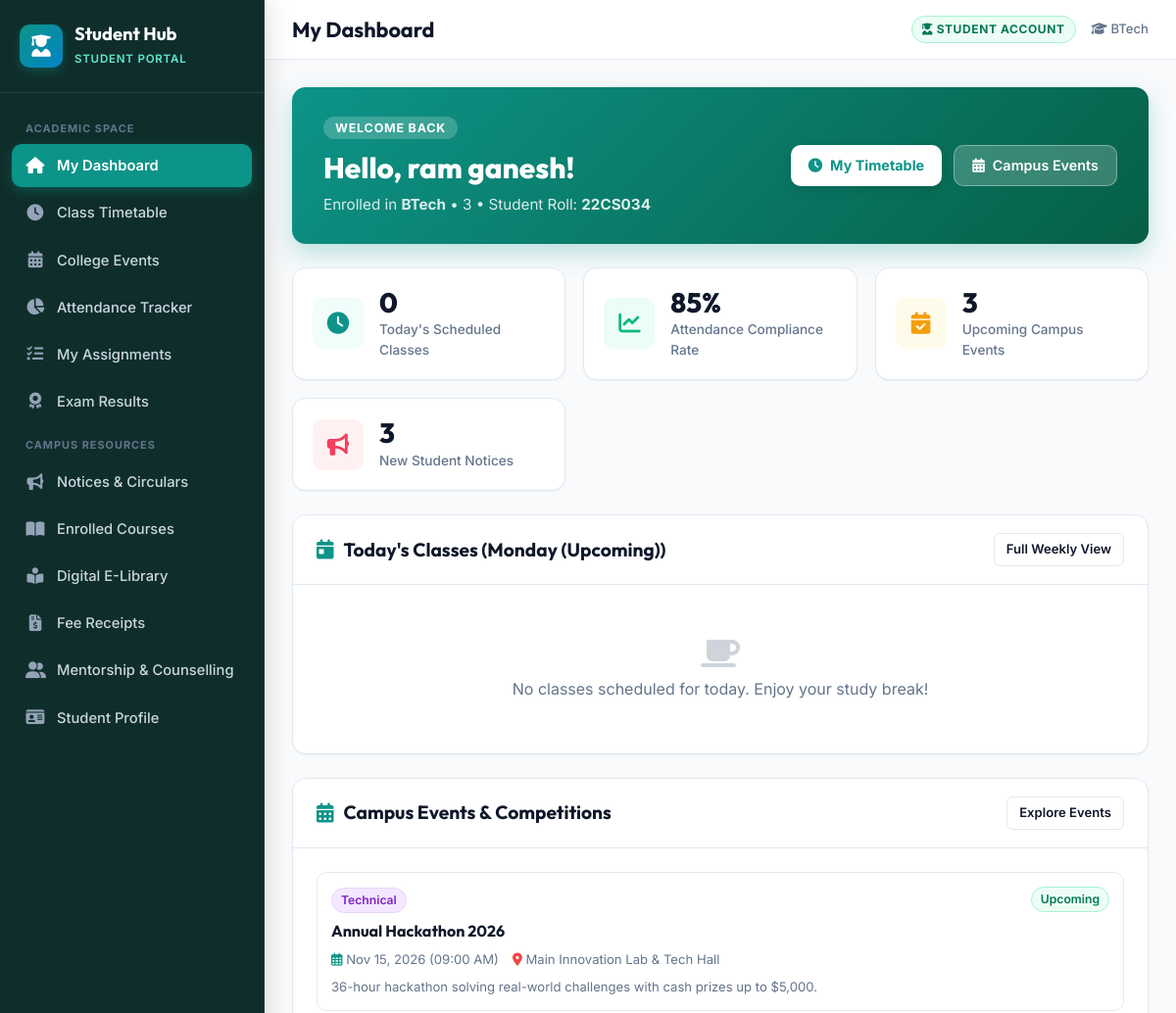
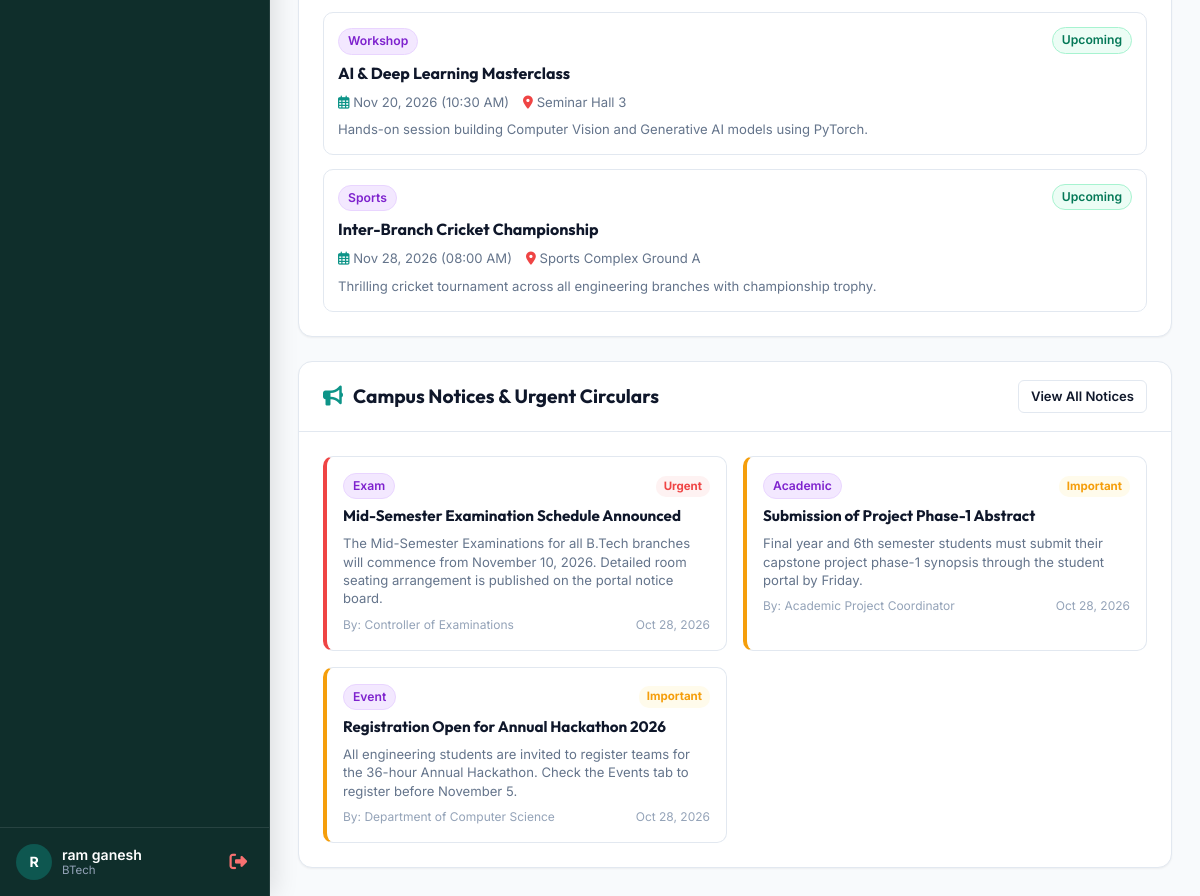
/student/index.php (signed in), run on the app's committed database (2 pictures, top to bottom).
### tables this page shows
CREATE TABLE `users` (
  `id` int(11) NOT NULL AUTO_INCREMENT,
  `full_name` varchar(100) NOT NULL,
  `email` varchar(150) NOT NULL,
  `mobile` varchar(20) NOT NULL,
  `password_hash` varchar(255) NOT NULL,
  `course` varchar(50) NOT NULL,
  `year` varchar(20) NOT NULL,
  `gender` varchar(20) NOT NULL,
  `role` enum('Admin','Student') NOT NULL DEFAULT 'Student',
  `created_at` timestamp NOT NULL DEFAULT current_timestamp(),
  `status` enum('Active','Inactive') NOT NULL DEFAULT 'Active',
  PRIMARY KEY (`id`),
  UNIQUE KEY `email` (`email`)
);

CREATE TABLE `events` (
  `id` int(10) unsigned NOT NULL AUTO_INCREMENT,
  `event_id` varchar(30) NOT NULL,
  `title` varchar(255) NOT NULL,
  `category` enum('Technical','Cultural','Sports','Workshop','Seminar') NOT NULL DEFAULT 'Technical',
  `date` date NOT NULL,
  `time` varchar(20) NOT NULL,
  `location` varchar(255) NOT NULL,
  `description` text DEFAULT NULL,
  `organizer` varchar(100) DEFAULT 'Student Council',
  `status` enum('Upcoming','Ongoing','Completed','Cancelled') NOT NULL DEFAULT 'Upcoming',
  `created_at` timestamp NOT NULL DEFAULT current_timestamp(),
  `updated_at` timestamp NOT NULL DEFAULT current_timestamp() ON UPDATE current_timestamp(),
  PRIMARY KEY (`id`),
  UNIQUE KEY `event_id` (`event_id`),
  KEY `idx_events_date` (`date`),
  KEY `idx_events_category` (`category`),
  KEY `idx_events_status` (`status`)
);

CREATE TABLE `notices` (
  `id` int(10) unsigned NOT NULL AUTO_INCREMENT,
  `title` varchar(255) NOT NULL,
  `category` enum('Academic','Exam','Event','General','Urgent') NOT NULL DEFAULT 'General',
  `priority` enum('Normal','Important','Urgent') NOT NULL DEFAULT 'Normal',
  `target_role` enum('All','Student','Admin') NOT NULL DEFAULT 'All',
  `content` text NOT NULL,
  `posted_by` varchar(100) NOT NULL DEFAULT 'Administration Office',
  `created_at` timestamp NOT NULL DEFAULT current_timestamp(),
  `updated_at` timestamp NOT NULL DEFAULT current_timestamp() ON UPDATE current_timestamp(),
  PRIMARY KEY (`id`),
  KEY `idx_notices_priority` (`priority`),
  KEY `idx_notices_target` (`target_role`)
);

### includes/rbac.php (called while the page is built, shortened)
<?php
require_once __DIR__ . '/session.php';
function require_student(): array {
    return [
        'id'        => (int)$_SESSION['user_id'],
        'full_name' => $_SESSION['full_name'] ?? 'Student',
        'email'     => $_SESSION['email'] ?? '',
        'role'      => 'Student'
    ];
}

### includes/session.php (called while the page is built, shortened)
<?php
if (!defined('SESSION_INITIALIZED')) {
    function e(?string $string): string {
        return htmlspecialchars((string)($string ?? ''), ENT_QUOTES | ENT_SUBSTITUTE, 'UTF-8');
    }
}

### student/index.php (the view, shortened to what this page needs)
<?php
require_once dirname(__DIR__) . '/includes/student_header.php';
$pdo = get_pdo();
$userId = (int)$studentUser['id'];
$uStmt = $pdo->prepare("SELECT * FROM users WHERE id = ? LIMIT 1");
$uStmt->execute([$userId]);
$profile = $uStmt->fetch() ?: $studentUser;
$userCourse = $profile['course'] ?? 'Computer Science';
$userYear = $profile['year'] ?? '3rd Year';
$todayDay = date('l');
$todayStmt = $pdo->prepare("
    SELECT * FROM timetables
    WHERE course = ? AND day_of_week = ?
    ORDER BY start_time ASC
");
$todayStmt->execute([$userCourse, $todayDay]);
$todayClasses = $todayStmt->fetchAll();
if (empty($todayClasses)) {
    $todayStmt->execute([$userCourse, 'Monday']);
    $todayClasses = $todayStmt->fetchAll();
    $displayDayName = 'Monday (Upcoming)';
} else {
    $displayDayName = $todayDay;
}
$events = $pdo->query("SELECT * FROM events WHERE status != 'Cancelled' ORDER BY date ASC, time ASC LIMIT 3")->fetchAll();
$notices = $pdo->query("SELECT * FROM notices WHERE target_role IN ('All', 'Student') ORDER BY FIELD(priority, 'Urgent', 'Important', 'Normal'), id DESC LIMIT 3")->fetchAll();
$stRec = $pdo->prepare("SELECT student_id FROM students WHERE email = ? LIMIT 1");
$stRec->execute([$profile['email']]);
$stRow = $stRec->fetch();
$studentCode = $stRow['student_id'] ?? '22CS034';
$attStmt = $pdo->prepare("
    SELECT
        COUNT(id) AS total_classes,
        SUM(CASE WHEN status = 'Present' THEN 1 ELSE 0 END) AS present_count
    FROM attendance
    WHERE student_id = ?
");
$attStmt->execute([$studentCode]);
$attData = $attStmt->fetch();
$totalCls = (int)($attData['total_classes'] ?? 0);
$presentCls = (int)($attData['present_count'] ?? 0);
$compliancePct = ($totalCls > 0) ? round(($presentCls / $totalCls) * 100, 1) : 85.0;
?>
<div class="portal-card" style="background: linear-gradient(135deg, #0d9488 0%, #065f46 100%); color: #fff; border: none; box-shadow: 0 10px 25px rgba(13, 148, 136, 0.25);">
  <div class="card-body" style="padding: 28px 32px;">
    <div style="display: flex; justify-content: space-between; align-items: center; flex-wrap: wrap; gap: 20px;">
      <div>
        <span style="background: rgba(255, 255, 255, 0.2); padding: 4px 12px; border-radius: 20px; font-size: 0.78rem; font-weight: 700; text-transform: uppercase; letter-spacing: 0.8px;">
          Welcome Back
        </span>
        <h2 style="font-size: 1.85rem; font-weight: 800; margin: 8px 0 4px; color: #fff;">
          Hello, <?php echo e($studentUser['full_name']); ?>!
        </h2>
        <p style="color: rgba(255, 255, 255, 0.85); font-size: 0.95rem;">
          Enrolled in <strong><?php echo e($userCourse); ?></strong> &bull; <?php echo e($userYear); ?> &bull; Student Roll: <strong><?php echo e($studentCode); ?></strong>
        </p>
      </div>
      <div style="display: flex; gap: 12px; flex-wrap: wrap;">
        <a href="/STUDENTPORTAL/student/timetable.php" class="btn" style="background: #ffffff; color: #0d9488; font-weight: 700; border: none; box-shadow: 0 4px 12px rgba(0,0,0,0.1);">
          <i class="fas fa-clock"></i> My Timetable
        </a>
        <a href="/STUDENTPORTAL/student/events.php" class="btn" style="background: rgba(255, 255, 255, 0.2); color: #fff; border: 1px solid rgba(255, 255, 255, 0.35);">
          <i class="fas fa-calendar-alt"></i> Campus Events
        </a>
      </div>
    </div>
  </div>
</div>
<div class="stats-grid">
  <div class="stat-card">
    <div class="stat-icon teal">
      <i class="fas fa-clock"></i>
    </div>
    <div class="stat-info">
      <h3><?php echo count($todayClasses); ?></h3>
      <p>Today's Scheduled Classes</p>
    </div>
  </div>
  <div class="stat-card">
    <div class="stat-icon emerald">
      <i class="fas fa-chart-line"></i>
    </div>
    <div class="stat-info">
      <h3><?php echo $compliancePct; ?>%</h3>
      <p>Attendance Compliance Rate</p>
    </div>
  </div>
  <div class="stat-card">
    <div class="stat-icon amber">
      <i class="fas fa-calendar-check"></i>
    </div>
    <div class="stat-info">
      <h3><?php echo count($events); ?></h3>
      <p>Upcoming Campus Events</p>
    </div>
  </div>
  <div class="stat-card">
    <div class="stat-icon rose">
      <i class="fas fa-bullhorn"></i>
    </div>
    <div class="stat-info">
      <h3><?php echo count($notices); ?></h3>
      <p>New Student Notices</p>
    </div>
  </div>
</div>
<div style="display: grid; grid-template-columns: repeat(auto-fit, minmax(440px, 1fr)); gap: 24px;">
  <div class="portal-card">
    <div class="card-header">
      <div class="card-header-title">
        <i class="fas fa-calendar-day" style="color: #0d9488;"></i>
        <h3>Today's Classes (<?php echo e($displayDayName); ?>)</h3>
      </div>
      <a href="/STUDENTPORTAL/student/timetable.php" class="btn btn-outline btn-sm">
        Full Weekly View
      </a>
    </div>
    <div class="card-body">
      <?php if (empty($todayClasses)): ?>
        <div style="text-align: center; padding: 30px; color: var(--text-muted);">
          <i class="fas fa-coffee" style="font-size: 2rem; display: block; opacity: 0.3; margin-bottom: 8px;"></i>
          No classes scheduled for today. Enjoy your study break!
        </div>
      <?php endif; ?>
    </div>
  </div>
  <div class="portal-card">
    <div class="card-header">
      <div class="card-header-title">
        <i class="fas fa-calendar-alt" style="color: #0d9488;"></i>
        <h3>Campus Events & Competitions</h3>
      </div>
      <a href="/STUDENTPORTAL/student/events.php" class="btn btn-outline btn-sm">
        Explore Events
      </a>
    </div>
    <div class="card-body">
      <?php if (empty($events)): ?>
        <div style="text-align: center; padding: 30px; color: var(--text-muted);">
          No upcoming events at the moment.
        </div>
      <?php else: ?>
        <div style="display: flex; flex-direction: column; gap: 14px;">
          <?php foreach ($events as $ev): ?>
            <div style="padding: 14px; border: 1px solid var(--border-color); border-radius: var(--radius-md); background: #fff; transition: all 0.2s ease;">
              <div style="display: flex; justify-content: space-between; align-items: flex-start; gap: 10px;">
                <div>
                  <span class="badge badge-category" style="margin-bottom: 6px;">
                    <?php echo e($ev['category']); ?>
                  </span>
                  <h4 style="font-size: 1rem; font-weight: 700; color: var(--text-main); margin: 0;">
                    <?php echo e($ev['title']); ?>
                  </h4>
                </div>
                <span class="badge badge-<?php echo strtolower($ev['status']); ?>">
                  <?php echo e($ev['status']); ?>
                </span>
              </div>
              <div style="font-size: 0.82rem; color: var(--text-muted); margin: 8px 0; display: flex; gap: 14px; flex-wrap: wrap;">
                <span><i class="far fa-calendar-alt" style="color: #0d9488;"></i> <?php echo date('M d, Y', strtotime($ev['date'])); ?> (<?php echo e($ev['time']); ?>)</span>
                <span><i class="fas fa-map-marker-alt" style="color: #ef4444;"></i> <?php echo e($ev['location']); ?></span>
              </div>
              <p style="font-size: 0.82rem; color: var(--text-muted); margin: 0;">
                <?php echo e($ev['description'] ?? ''); ?>
              </p>
            </div>
          <?php endforeach; ?>
        </div>
      <?php endif; ?>
    </div>
  </div>
</div>
<div class="portal-card">
  <div class="card-header">
    <div class="card-header-title">
      <i class="fas fa-bullhorn" style="color: #0d9488;"></i>
      <h3>Campus Notices & Urgent Circulars</h3>
    </div>
    <a href="/STUDENTPORTAL/student/notices.php" class="btn btn-outline btn-sm">
      View All Notices
    </a>
  </div>
  <div class="card-body">
    <?php if (empty($notices)): ?>
      <div style="text-align: center; color: var(--text-muted); padding: 20px;">
        No active circulars.
      </div>
    <?php else: ?>
      <div style="display: grid; grid-template-columns: repeat(auto-fit, minmax(320px, 1fr)); gap: 16px;">
        <?php foreach ($notices as $n): ?>
          <?php
            $priColor = ($n['priority'] === 'Urgent') ? '#ef4444' : (($n['priority'] === 'Important') ? '#f59e0b' : '#0d9488');
            $priBg = ($n['priority'] === 'Urgent') ? '#fef2f2' : (($n['priority'] === 'Important') ? '#fffbeb' : '#f0fdfa');
          ?>
          <div style="padding: 16px; border: 1px solid var(--border-color); border-left: 4px solid <?php echo $priColor; ?>; border-radius: var(--radius-md); background: #fff;">
            <div style="display: flex; justify-content: space-between; align-items: center; margin-bottom: 6px;">
              <span class="badge badge-category"><?php echo e($n['category']); ?></span>
              <span style="font-size: 0.72rem; font-weight: 700; color: <?php echo $priColor; ?>; background: <?php echo $priBg; ?>; padding: 2px 8px; border-radius: 10px;">
                <?php echo e($n['priority']); ?>
              </span>
            </div>
            <h4 style="font-size: 0.95rem; font-weight: 700; color: var(--text-main); margin-bottom: 6px;">
              <?php echo e($n['title']); ?>
            </h4>
            <p style="font-size: 0.82rem; color: var(--text-muted); line-height: 1.4; margin-bottom: 8px;">
              <?php echo e($n['content']); ?>
            </p>
            <div style="font-size: 0.75rem; color: var(--text-light); display: flex; justify-content: space-between;">
              <span>By: <?php echo e($n['posted_by']); ?></span>
              <span><?php echo date('M d, Y', strtotime($n['created_at'])); ?></span>
            </div>
          </div>
        <?php endforeach; ?>
      </div>
    <?php endif; ?>
  </div>
</div>
<?php require_once dirname(__DIR__) . '/includes/student_footer.php'; ?>

### assets/css/portal.css (style rules this page uses)
:root { --admin-primary: #4f46e5; --admin-primary-hover: #4338ca; --admin-primary-light: #eef2ff; --admin-sidebar-bg: #0f172a; --admin-accent: #06b6d4; --student-primary: #0d9488; --student-primary-hover: #0f766e; --student-primary-light: #f0fdfa; --student-sidebar-bg: #134e4a; --student-accent: #0284c7; --bg-body: #f8fafc; --bg-surface: #ffffff; --bg-surface-elevated: #ffffff; --border-color: #e2e8f0; --border-light: #f1f5f9; --text-main: #0f172a; --text-muted: #64748b; --text-light: #94a3b8; --success: #10b981; --success-bg: #ecfdf5; --success-border: #a7f3d0; --warning: #f59e0b; --warning-bg: #fffbeb; --warning-border: #fde68a; --danger: #ef4444; --danger-bg: #fef2f2; --danger-border: #fecaca; --info: #3b82f6; --info-bg: #eff6ff; --info-border: #bfdbfe; --shadow-sm: 0 1px 2px 0 rgba(0, 0, 0, 0.05); --shadow-md: 0 4px 6px -1px rgba(0, 0, 0, 0.07), 0 2px 4px -2px rgba(0, 0, 0, 0.05); --shadow-lg: 0 10px 15px -3px rgba(0, 0, 0, 0.08), 0 4px 6px -4px rgba(0, 0, 0, 0.04); --shadow-xl: 0 20px 25px -5px rgba(0, 0, 0, 0.1), 0 8px 10px -6px rgba(0, 0, 0, 0.04); --radius-sm: 6px; --radius-md: 10px; --radius-lg: 14px; --radius-xl: 18px; }
* { margin: 0; padding: 0; box-sizing: border-box; }
body { font-family: 'Inter', -apple-system, BlinkMacSystemFont, 'Segoe UI', Roboto, sans-serif; background-color: var(--bg-body); color: var(--text-main); line-height: 1.5; -webkit-font-smoothing: antialiased; }
h1, h2, h3, h4, .brand-title { font-family: 'Outfit', 'Inter', sans-serif; }
.stats-grid { display: grid; grid-template-columns: repeat(auto-fit, minmax(220px, 1fr)); gap: 18px; }
.stat-card { background: var(--bg-surface); border: 1px solid var(--border-color); border-radius: var(--radius-lg); padding: 20px; box-shadow: var(--shadow-sm); display: flex; align-items: center; gap: 16px; transition: transform 0.2s ease, box-shadow 0.2s ease; }
.stat-icon { width: 52px; height: 52px; border-radius: var(--radius-md); display: flex; align-items: center; justify-content: center; font-size: 1.4rem; flex-shrink: 0; }
.stat-icon.teal { background: #f0fdfa; color: #0d9488; }
.stat-icon.emerald { background: #ecfdf5; color: #10b981; }
.stat-icon.amber { background: #fffbeb; color: #f59e0b; }
.stat-icon.rose { background: #fff1f2; color: #f43f5e; }
.stat-info h3 { font-size: 1.75rem; font-weight: 800; color: var(--text-main); line-height: 1.1; }
.stat-info p { font-size: 0.85rem; font-weight: 500; color: var(--text-muted); margin-top: 2px; }
.portal-card { background: var(--bg-surface); border: 1px solid var(--border-color); border-radius: var(--radius-lg); box-shadow: var(--shadow-sm); overflow: hidden; }
.card-header { padding: 18px 24px; border-bottom: 1px solid var(--border-color); display: flex; align-items: center; justify-content: space-between; flex-wrap: wrap; gap: 12px; }
.card-header-title { display: flex; align-items: center; gap: 10px; }
.card-header-title i { font-size: 1.25rem; color: var(--admin-primary); }
.card-header-title h2, .card-header-title h3 { font-size: 1.2rem; font-weight: 700; color: var(--text-main); margin: 0; }
.card-body { padding: 24px; }
.btn { display: inline-flex; align-items: center; justify-content: center; gap: 8px; padding: 9px 18px; border-radius: var(--radius-md); font-size: 0.9rem; font-weight: 600; text-decoration: none; cursor: pointer; border: 1px solid transparent; transition: all 0.2s ease; }
.btn-outline { background: #fff; border-color: var(--border-color); color: var(--text-main); }
.btn-sm { padding: 6px 12px; font-size: 0.82rem; border-radius: var(--radius-sm); }
.badge { display: inline-flex; align-items: center; gap: 5px; padding: 3px 9px; border-radius: 9999px; font-size: 0.76rem; font-weight: 600; text-transform: capitalize; }
.badge-active, .badge-upcoming { background: #ecfdf5; color: #047857; border: 1px solid #a7f3d0; }
.badge-category { background: #f3e8ff; color: #7e22ce; border: 1px solid #e9d5ff; }

### data on the page
users: full_name "ram ganesh", course "BTech", year "3"
events: category "Technical", title "Annual Hackathon 2026", status "Upcoming", date "Nov 15, 2026", time "09:00 AM", location "Main Innovation Lab & Tech Hall", description "36-hour hackathon solving real-world challenges with cash prizes up to $5,000."
events: category "Workshop", title "AI & Deep Learning Masterclass", status "Upcoming", date "Nov 20, 2026", time "10:30 AM", location "Seminar Hall 3", description "Hands-on session building Computer Vision and Generative AI models using PyTorch."
events: category "Sports", title "Inter-Branch Cricket Championship", status "Upcoming", date "Nov 28, 2026", time "08:00 AM", location "Sports Complex Ground A", description "Thrilling cricket tournament across all engineering branches with championship trophy."
notices: category "Exam", priority "Urgent", title "Mid-Semester Examination Schedule Announced", content "The Mid-Semester Examinations for all B.Tech branches will commence from November 10, 2026. Detailed room seating arrangement is published on the portal notice board.", posted_by "Controller of Examinations", created_at "Oct 28, 2026"
notices: category "Academic", priority "Important", title "Submission of Project Phase-1 Abstract", content "Final year and 6th semester students must submit their capstone project phase-1 synopsis through the student portal by Friday.", posted_by "Academic Project Coordinator", created_at "Oct 28, 2026"
notices: category "Event", priority "Important", title "Registration Open for Annual Hackathon 2026", content "All engineering students are invited to register teams for the 36-hour Annual Hackathon. Check the Events tab to register before November 5.", posted_by "Department of Computer Science", created_at "Oct 28, 2026"

### other printed values
substr($studentUser['full_name'], 0, 1) "R"
$studentUser['full_name'] "ram ganesh"
$studCourse "BTech"
$pageTitle "My Dashboard"
$studentCode "22CS034"
count($todayClasses) "0"
$compliancePct "85"
count($events) "3"
count($notices) "3"
$displayDayName "Monday (Upcoming)"
